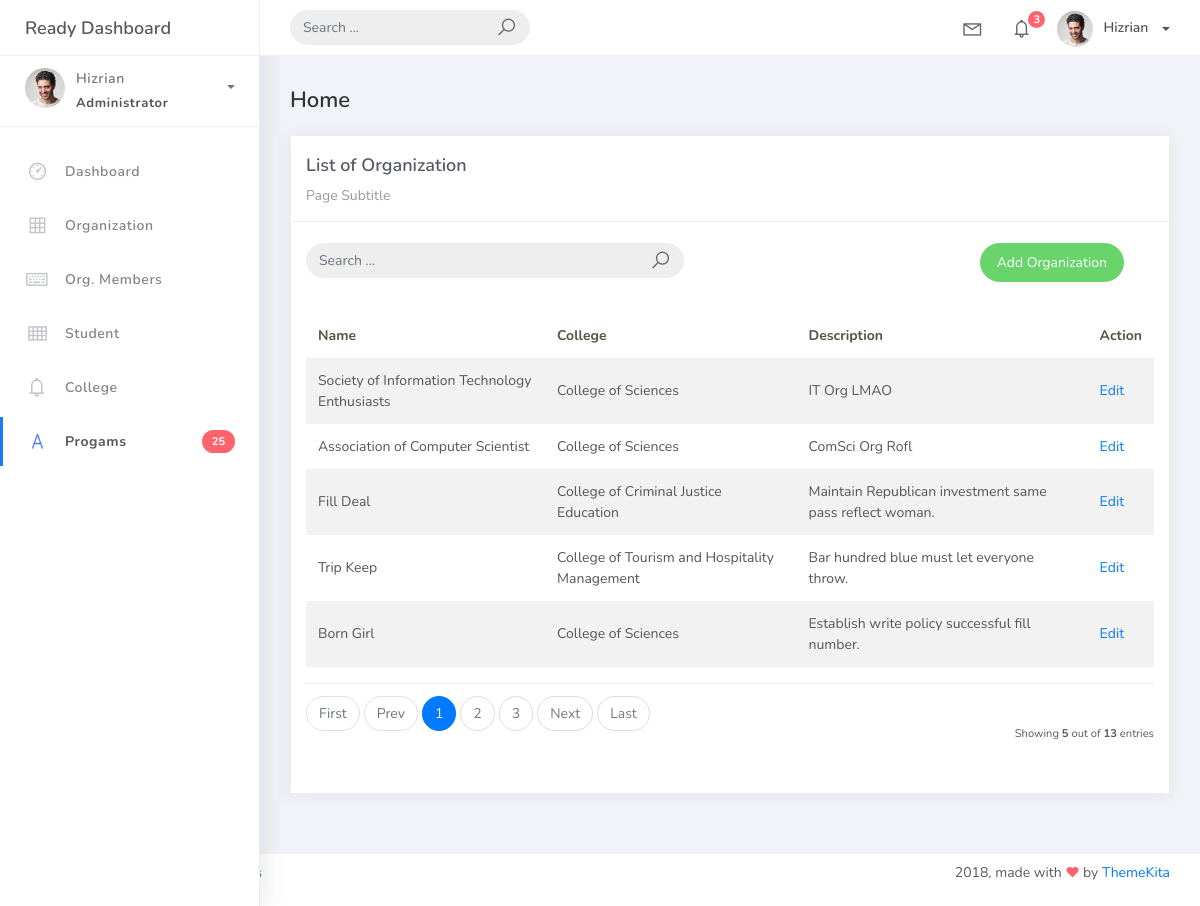
/organization_list, run on an earlier commit of the app's database.
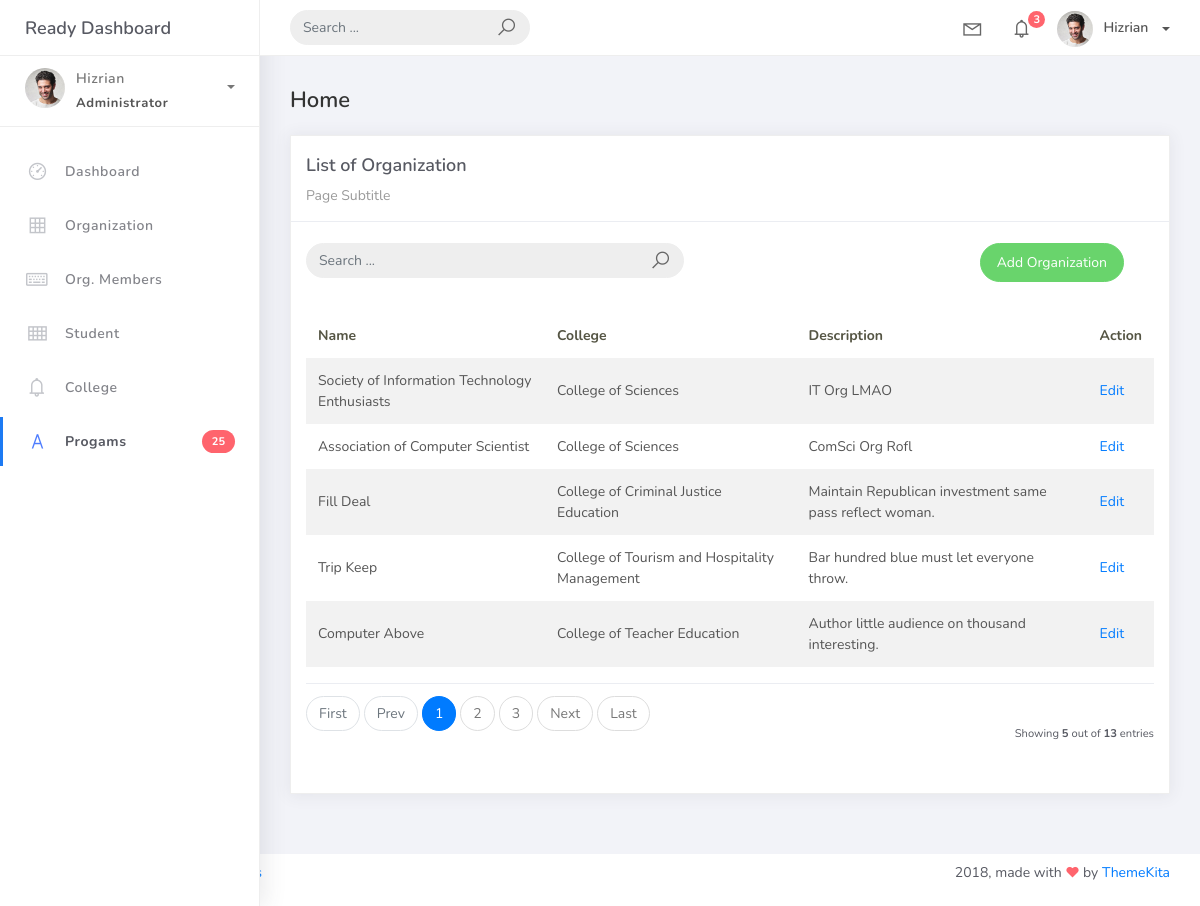
And on a later commit of the database.
### studentorg/models.py (models this page shows, shortened)
class BaseModel(models. Model):
    created_at = models.DateTimeField(auto_now_add=True, db_index=True)
    updated_at = models.DateTimeField(auto_now=True)
    class Meta:
        abstract = True

class Organization(BaseModel):
    name = models.CharField(max_length=250)
    college = models.ForeignKey(
        College, null=True, blank=True, on_delete=models.CASCADE)
    description = models.CharField(max_length=500)

class College(BaseModel):
    college_name = models.CharField(max_length=150)
    def __str__(self):
        return self.college_name

### studentorg/views.py (the view)
# urls.py: path('organization_list', OrganizationList.as_view(), name='organization-list'),
class OrganizationList(ListView):
    model = Organization
    context_object_name = 'organization'
    template_name = "org_list.html"
    paginate_by = 5

### templates/org_list.html
{% extends 'base.html' %} {% load static %} {% block content %}
<div class="content">
    <div class="container-fluid">
        <h4 class="page-title">Home</h4>
        <div class="row">
            <div class="col-md-12">
                <div class="card">
                    <div class="card-header">
                        <div class="card-title">List of Organization</div>
                        <div class="card-category">Page Subtitle</div>
                    </div>
                    <br>
                        <div class="col-md-12 row">
                            <div class="col-md-6">
                                <form action="" class="navbar-left navbar-form nav-search mr-md-3" action="">
                                    <div class="input-group">
                                        <input type="text" placeholder="Search ..." class="form-control">
                                        <div class="input-group-append">
                                        <span class="input-group-text">
                                            <i class="la la-search search-icon"></i>
                                        </span>
                                        </div>
                                    </div>
                                </form>
                            </div>
                            <div class="col-md-6">
                                <div class="pull-right">
                                    <a href="{% url 'organization-add' %}" class="btn btn-success btn-rounded">Add Organization</a>
                                </div>
                            </div>
                        </div>
                    <div class="card-body">
                        <table class="table table-striped mt-3">
                            <thead>
                                <tr>
                                    <th scope="col">Name</th>
                                    <th scope="col">College</th>
                                    <th scope="col">Description</th>
                                    <th scope="col">Action</th>
                                </tr>
                            </thead>
                            <tbody>
                                {% for object in object_list %}
                                <tr>
                                    <td>{{ object.name }}</td>
                                    <td>{{ object.college }}</td>
                                    <td>{{ object.description }}</td>
                                    <td><a href="organization_list/{{ object.id }}">Edit</a></td>
                                </tr>
                                {% empty %}
                                <tr>
                                    <td colspan="4" style="text-align: center">
                                    <p class="text-sm font-weight-bold mb-0">No Records Found</p>
                                    </td>
                                </tr>
                                {% endfor %}
                            </tbody>
                        </table>
                        {% include 'includes/pagination.html' %}
                    </div>
                </div>
            </div>
        </div>
    </div>
</div>
{% endblock %}

What changed in the data, as far as the page shows it:
removed Organization: name "Born Girl", college "College of Sciences", description "Establish write policy successful fill number."
now on this page (row unchanged): Organization: name "Computer Above", college "College of Teacher Education", description "Author little audience on thousand interesting."
